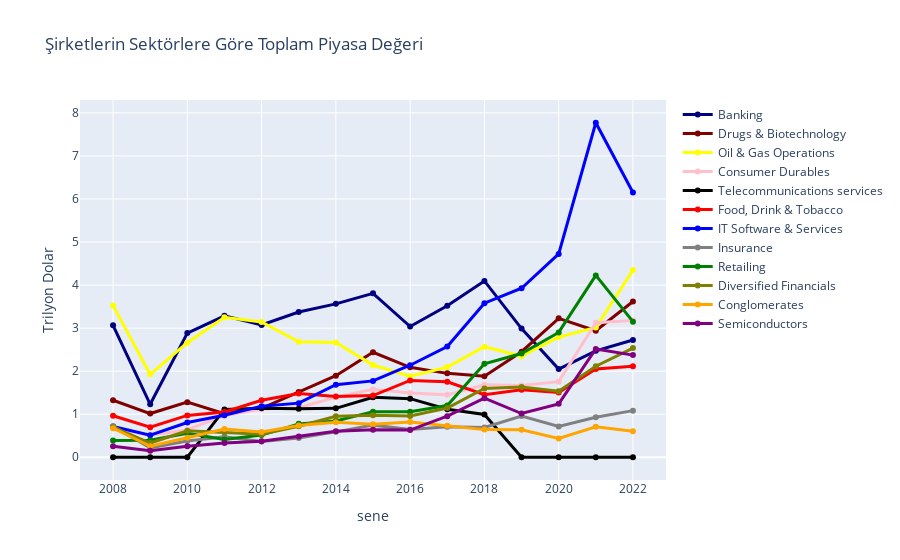

Notebook cell for this chart:
### Code cell
sektörler = [
    'Banking',
    'Drugs & Biotechnology',
    'Oil & Gas Operations', 
    'Consumer Durables', 
    'Telecommunications services', 
    'Food, Drink & Tobacco',
    'IT Software & Services',
    'Insurance',
    'Retailing',
    'Diversified Financials',
    'Conglomerates',
    'Semiconductors'
]


dfs = [globals()[f"df_{i}"] for i in range(8, 23)]

industry_market_values = {sektor: [df[df['Industry'] == sektor]['Market_Value'].sum()/1000000 for df in dfs] for sektor in sektörler}
a = list(range(2008, 2023))

fig_ülkeler = go.Figure(layout=dict(title="Şirketlerin Sektörlere Göre Toplam Piyasa Değeri", xaxis_title='sene', yaxis_title='Trilyon Dolar'))

colors = ['navy', 'maroon', 'yellow', 'pink', 'black', 'red', 'blue', 'grey', 'green', 'olive', 'orange', 'purple']
for i, sektor in enumerate(sektörler):
    fig_ülkeler.add_trace(go.Scatter(x=a, y=industry_market_values[sektor], name=sektor, line=dict(width=3, color=colors[i])))

fig_ülkeler.show()

### Figure 1 — Plotly figure (JSON) as saved in the notebook; plotly's stock layout.template omitted (floating-point values rounded to 4 significant figures)
{"data": [{"line": {"color": "navy", "width": 3}, "name": "Banking", "type": "scatter", "x": [2008, 2009, 2010, 2011, 2012, 2013, 2014, 2015, 2016, 2017, 2018, 2019, 2020, 2021, 2022], "y": [3.066, 1.23, 2.885, 3.285, 3.072, 3.374, 3.564, 3.808, 3.037, 3.52, 4.097, 2.989, 2.049, 2.472, 2.724]}, {"line": {"color": "maroon", "width": 3}, "name": "Drugs & Biotechnology", "type": "scatter", "x": [2008, 2009, 2010, 2011, 2012, 2013, 2014, 2015, 2016, 2017, 2018, 2019, 2020, 2021, 2022], "y": [1.324, 1.015, 1.28, 1.01, 1.136, 1.514, 1.894, 2.44, 2.09, 1.949, 1.884, 2.451, 3.227, 2.939, 3.619]}, {"line": {"color": "yellow", "width": 3}, "name": "Oil & Gas Operations", "type": "scatter", "x": [2008, 2009, 2010, 2011, 2012, 2013, 2014, 2015, 2016, 2017, 2018, 2019, 2020, 2021, 2022], "y": [3.523, 1.927, 2.661, 3.25, 3.143, 2.682, 2.665, 2.142, 1.883, 2.094, 2.569, 2.348, 2.792, 3.016, 4.348]}, {"line": {"color": "pink", "width": 3}, "name": "Consumer Durables", "type": "scatter", "x": [2008, 2009, 2010, 2011, 2012, 2013, 2014, 2015, 2016, 2017, 2018, 2019, 2020, 2021, 2022], "y": [0.6839, 0.5044, 0.6394, 0.9683, 1.119, 1.153, 1.396, 1.577, 1.491, 1.449, 1.685, 1.665, 1.757, 3.127, 3.179]}, {"line": {"color": "black", "width": 3}, "name": "Telecommunications services", "type": "scatter", "x": [2008, 2009, 2010, 2011, 2012, 2013, 2014, 2015, 2016, 2017, 2018, 2019, 2020, 2021, 2022], "y": [0, 0, 0, 1.112, 1.138, 1.125, 1.136, 1.393, 1.361, 1.115, 0.9952, 0, 0, 0, 0]}, {"line": {"color": "red", "width": 3}, "name": "Food, Drink & Tobacco", "type": "scatter", "x": [2008, 2009, 2010, 2011, 2012, 2013, 2014, 2015, 2016, 2017, 2018, 2019, 2020, 2021, 2022], "y": [0.9639, 0.6993, 0.9713, 1.054, 1.324, 1.481, 1.413, 1.433, 1.785, 1.753, 1.452, 1.569, 1.507, 2.053, 2.114]}, {"line": {"color": "blue", "width": 3}, "name": "IT Software & Services", "type": "scatter", "x": [2008, 2009, 2010, 2011, 2012, 2013, 2014, 2015, 2016, 2017, 2018, 2019, 2020, 2021, 2022], "y": [0.7128, 0.5115, 0.8065, 0.9744, 1.187, 1.257, 1.686, 1.774, 2.138, 2.572, 3.58, 3.926, 4.723, 7.771, 6.153]}, {"line": {"color": "grey", "width": 3}, "name": "Insurance", "type": "scatter", "x": [2008, 2009, 2010, 2011, 2012, 2013, 2014, 2015, 2016, 2017, 2018, 2019, 2020, 2021, 2022], "y": [0.7227, 0.2162, 0.3757, 0.4748, 0.3634, 0.4483, 0.5899, 0.7459, 0.6463, 0.7106, 0.6925, 0.959, 0.7135, 0.9302, 1.083]}, {"line": {"color": "green", "width": 3}, "name": "Retailing", "type": "scatter", "x": [2008, 2009, 2010, 2011, 2012, 2013, 2014, 2015, 2016, 2017, 2018, 2019, 2020, 2021, 2022], "y": [0.3911, 0.393, 0.5583, 0.4107, 0.515, 0.7755, 0.8419, 1.06, 1.059, 1.201, 2.172, 2.411, 2.9, 4.225, 3.151]}, {"line": {"color": "olive", "width": 3}, "name": "Diversified Financials", "type": "scatter", "x": [2008, 2009, 2010, 2011, 2012, 2013, 2014, 2015, 2016, 2017, 2018, 2019, 2020, 2021, 2022], "y": [0.6976, 0.3305, 0.6138, 0.5799, 0.5338, 0.7215, 0.9538, 0.9748, 0.9572, 1.144, 1.6, 1.634, 1.536, 2.115, 2.536]}, {"line": {"color": "orange", "width": 3}, "name": "Conglomerates", "type": "scatter", "x": [2008, 2009, 2010, 2011, 2012, 2013, 2014, 2015, 2016, 2017, 2018, 2019, 2020, 2021, 2022], "y": [0.6749, 0.2547, 0.4545, 0.6582, 0.5849, 0.7369, 0.8149, 0.7648, 0.8176, 0.7294, 0.6419, 0.6365, 0.4365, 0.707, 0.6053]}, {"line": {"color": "purple", "width": 3}, "name": "Semiconductors", "type": "scatter", "x": [2008, 2009, 2010, 2011, 2012, 2013, 2014, 2015, 2016, 2017, 2018, 2019, 2020, 2021, 2022], "y": [0.2561, 0.1497, 0.258, 0.3291, 0.3716, 0.4816, 0.6046, 0.6411, 0.6314, 0.9536, 1.372, 1.016, 1.241, 2.516, 2.373]}], "layout": {"title": {"text": "Şirketlerin Sektörlere Göre Toplam Piyasa Değeri"}, "xaxis": {"title": {"text": "sene"}}, "yaxis": {"title": {"text": "Trilyon Dolar"}}}}
